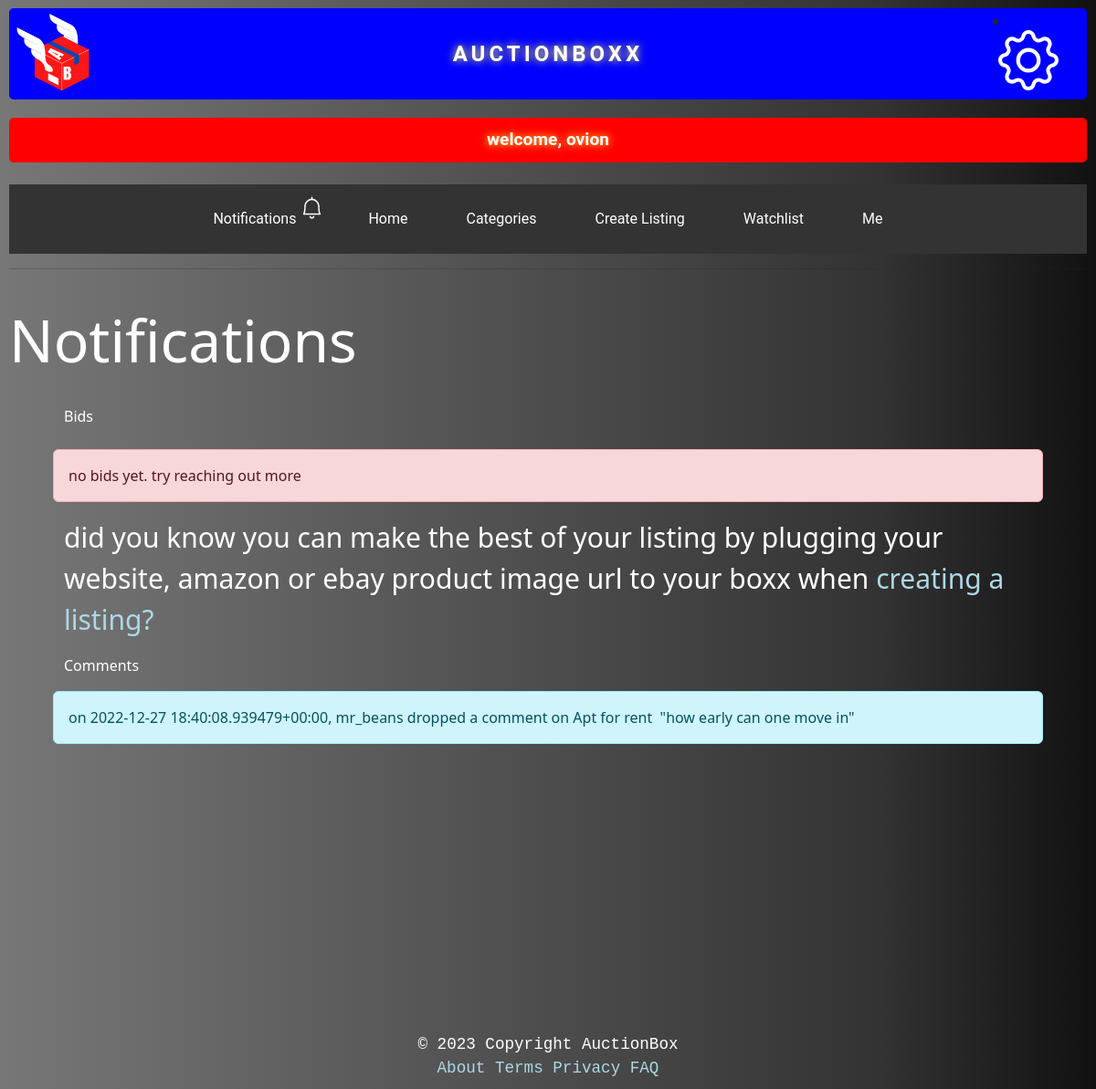
The page /notifications (signed in) on the database as committed earlier.
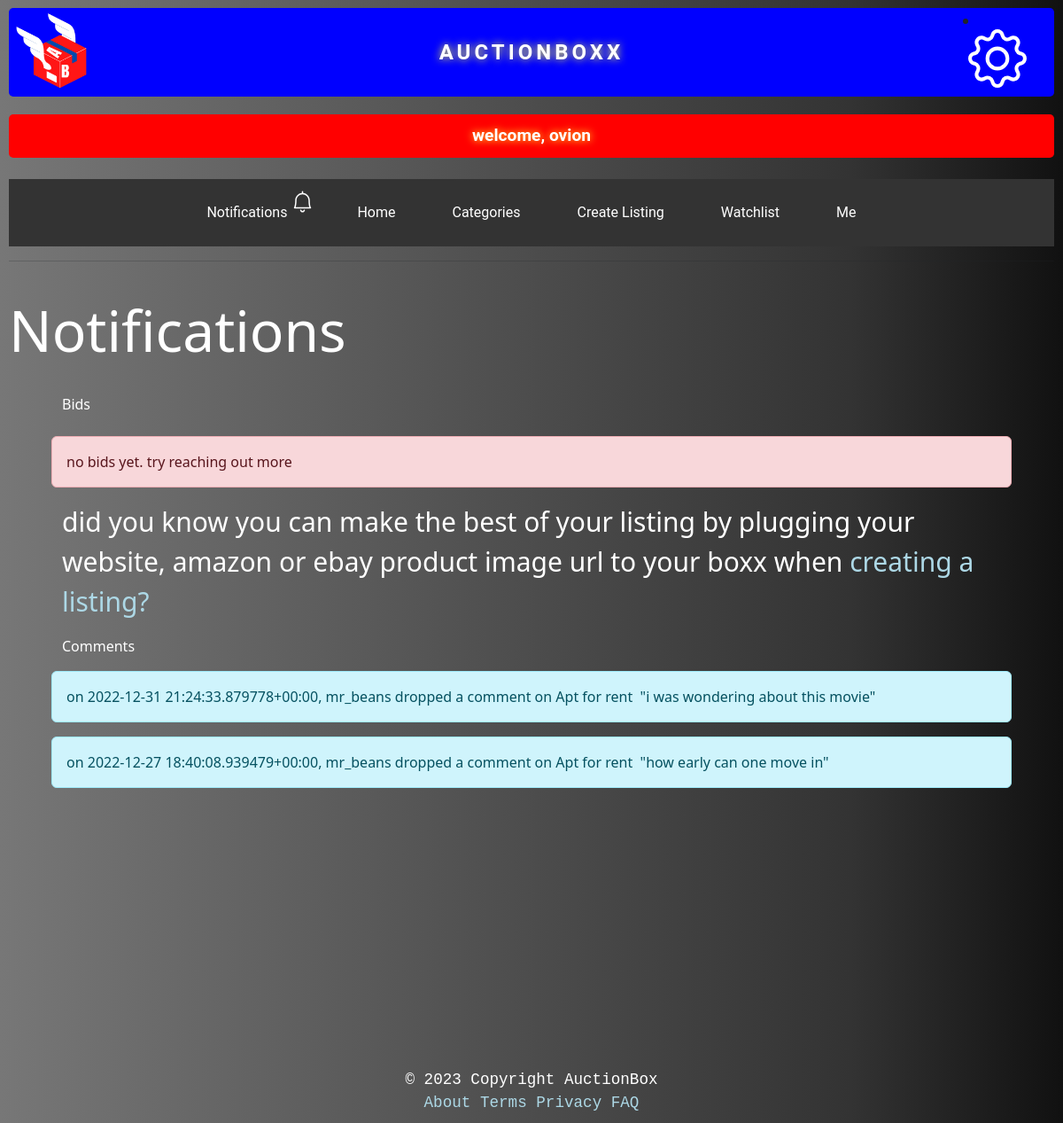
The same page on the database as committed later.
### auctions/models.py (models this page shows, shortened)
class Comment(models.Model):
    author = models.ForeignKey(User, on_delete=models.CASCADE, blank=True, related_name="author", default=None)
    auction_listing = models.ForeignKey(AuctionListing, on_delete=models.CASCADE, blank=True, related_name="auction_listing")
    comment = models.TextField(max_length=200 , default=None)
    created = models.DateTimeField(default = datetime.datetime.now)
    def __str__(self):
        return f" on {self.created}, {self.author} dropped a comment on {self.auction_listing} "

class User(AbstractUser):
    pass

class AuctionListing(models.Model):
    title = models.CharField(max_length=100)
    description = models.TextField()
    imageUrl = models.CharField(max_length=1000)
    startingBid = models.DecimalField(max_digits=10, decimal_places=2)
    isActive= models.BooleanField(default=True)
    category= models.ForeignKey(Category, on_delete=models.CASCADE, blank=True, related_name="category")
    watchlist = models.ManyToManyField(User, blank = True, related_name= "watchlist" )
    seller_id = models.ForeignKey(User, on_delete=models.CASCADE, blank=False, null=False, related_name="seller")
    created = models.DateTimeField(default = timezone.now)
    def __str__(self):
        return self.title
    def created(self):
        return self.created

### auctions/views.py (the view)
# urls.py: path("notifications", views.notifications, name='notifications'),
def notifications(request):
    user = request.user
    listings = AuctionListing.objects.filter(seller_id = user)
    for listing in listings:
        seller = listing.seller_id
        all_comments = Comment.objects.filter(auction_listing = listing )
        all_bids = Bid.objects.filter(auction_listing = listing)
        message = {'all_comments': all_comments,'all_bids': all_bids, 'seller': seller}
    return render(request, 'auctions/notifications.html', message)

### auctions/templates/auctions/notifications.html (shortened to what this page needs)
{% extends "auctions/layout.html" %}
{% block body %}
<br>
<h2 class="" style="color: white; justify-content: left; text-align: left; font-size: 4rem;">Notifications</h2><br>
<div class="row mx-5" >
{%if seller == user%}
<br><br>
<p style = "color: white;">Bids</p>
{%if not all_bids%}
    <div class="alert alert-danger" role="alert">no bids yet. try reaching out more</div><br>
    <p style = "color: white; font-size: 30px;">did you know you can make the best of your listing by plugging your website, amazon or ebay product image url to your boxx when <a href="{% url 'create_listing' %}" style = "color: lightblue;">creating a listing?</a></p>
{%endif%}
<br>
  <p style = "color: white;">Comments</p>
  {%for comments in all_comments reversed%}
      <div class="alert alert-info" role="alert">{{ comments }} &nbsp;"{{comments.comment}}"</div><br>
  {%endfor%}
{%endif%}
</div>
{% endblock %}

Rows that differ between the two databases and show on the page:
added Comment: created+author+auction_listing "on 2022-12-31 21:24:33.879778+00:00, mr_beans dropped a comment on Apt for rent", comment "i was wondering about this movie"
